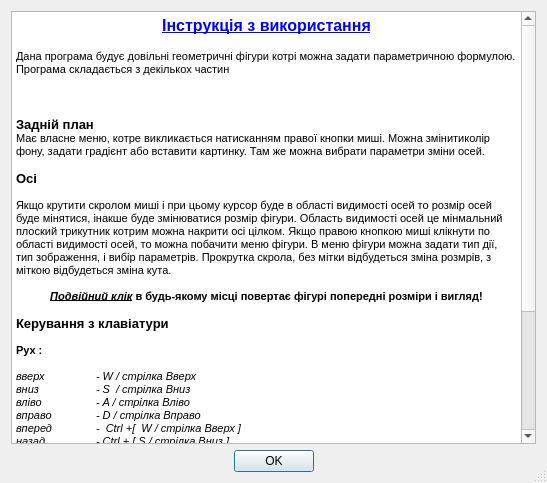
<?xml version="1.0" encoding="UTF-8"?>
<ui version="4.0">
 <class>Dialog</class>
 <widget class="QDialog" name="Dialog">
  <property name="windowModality">
   <enum>Qt::ApplicationModal</enum>
  </property>
  <property name="enabled">
   <bool>true</bool>
  </property>
  <property name="geometry">
   <rect>
    <x>0</x>
    <y>0</y>
    <width>547</width>
    <height>483</height>
   </rect>
  </property>
  <property name="sizePolicy">
   <sizepolicy hsizetype="Fixed" vsizetype="Fixed">
    <horstretch>0</horstretch>
    <verstretch>0</verstretch>
   </sizepolicy>
  </property>
  <property name="font">
   <font>
    <stylestrategy>PreferAntialias</stylestrategy>
    <kerning>true</kerning>
   </font>
  </property>
  <property name="cursor">
   <cursorShape>ArrowCursor</cursorShape>
  </property>
  <property name="mouseTracking">
   <bool>true</bool>
  </property>
  <property name="focusPolicy">
   <enum>Qt::ClickFocus</enum>
  </property>
  <property name="contextMenuPolicy">
   <enum>Qt::NoContextMenu</enum>
  </property>
  <property name="acceptDrops">
   <bool>false</bool>
  </property>
  <property name="windowTitle">
   <string>Довідка</string>
  </property>
  <property name="whatsThis">
   <string>&lt;!DOCTYPE HTML PUBLIC &quot;-//W3C//DTD HTML 4.0//EN&quot; &quot;http://www.w3.org/TR/REC-html40/strict.dtd&quot;&gt;
&lt;html&gt;&lt;head&gt;&lt;meta name=&quot;qrichtext&quot; content=&quot;1&quot; /&gt;&lt;style type=&quot;text/css&quot;&gt;
p, li { white-space: pre-wrap; }
&lt;/style&gt;&lt;/head&gt;&lt;body style=&quot; font-family:'MS Shell Dlg 2'; font-size:8.25pt; font-weight:400; font-style:normal;&quot;&gt;
&lt;p style=&quot; margin-top:0px; margin-bottom:0px; margin-left:0px; margin-right:0px; -qt-block-indent:0; text-indent:0px;&quot;&gt;&lt;span style=&quot; font-weight:600;&quot;&gt;ABOUT ME!&lt;/span&gt;&lt;/p&gt;&lt;/body&gt;&lt;/html&gt;</string>
  </property>
  <property name="autoFillBackground">
   <bool>true</bool>
  </property>
  <property name="sizeGripEnabled">
   <bool>true</bool>
  </property>
  <property name="modal">
   <bool>true</bool>
  </property>
  <layout class="QGridLayout" name="gridLayout">
   <item row="1" column="0">
    <spacer name="horizontalSpacer">
     <property name="orientation">
      <enum>Qt::Horizontal</enum>
     </property>
     <property name="sizeHint" stdset="0">
      <size>
       <width>40</width>
       <height>20</height>
      </size>
     </property>
    </spacer>
   </item>
   <item row="1" column="1">
    <widget class="QPushButton" name="pushButton">
     <property name="whatsThis">
      <string>Press this to continue.</string>
     </property>
     <property name="text">
      <string>OK</string>
     </property>
    </widget>
   </item>
   <item row="1" column="2">
    <spacer name="horizontalSpacer_2">
     <property name="orientation">
      <enum>Qt::Horizontal</enum>
     </property>
     <property name="sizeHint" stdset="0">
      <size>
       <width>40</width>
       <height>20</height>
      </size>
     </property>
    </spacer>
   </item>
   <item row="0" column="0" colspan="3">
    <layout class="QHBoxLayout" name="horizontalLayout">
     <item>
      <widget class="QTextBrowser" name="textBrowser">
       <property name="html">
        <string>&lt;!DOCTYPE HTML PUBLIC &quot;-//W3C//DTD HTML 4.0//EN&quot; &quot;http://www.w3.org/TR/REC-html40/strict.dtd&quot;&gt;
&lt;html&gt;&lt;head&gt;&lt;meta name=&quot;qrichtext&quot; content=&quot;1&quot; /&gt;&lt;style type=&quot;text/css&quot;&gt;
p, li { white-space: pre-wrap; }
&lt;/style&gt;&lt;/head&gt;&lt;body style=&quot; font-family:'MS Shell Dlg 2'; font-size:8.25pt; font-weight:400; font-style:normal;&quot;&gt;
&lt;p align=&quot;center&quot; style=&quot; margin-top:0px; margin-bottom:0px; margin-left:0px; margin-right:0px; -qt-block-indent:0; text-indent:0px;&quot;&gt;&lt;span style=&quot; font-size:12pt; font-weight:600; text-decoration: underline; color:#0000ff;&quot;&gt;Інструкція з використання&lt;/span&gt;&lt;/p&gt;
&lt;p align=&quot;center&quot; style=&quot;-qt-paragraph-type:empty; margin-top:0px; margin-bottom:0px; margin-left:0px; margin-right:0px; -qt-block-indent:0; text-indent:0px; font-size:10pt; font-weight:600; color:#0000ff;&quot;&gt;&lt;br /&gt;&lt;/p&gt;
&lt;p style=&quot; margin-top:0px; margin-bottom:0px; margin-left:0px; margin-right:0px; -qt-block-indent:0; text-indent:0px;&quot;&gt;&lt;span style=&quot; font-size:8pt;&quot;&gt;Дана програма будує довільні геометричні фігури котрі можна задати параметричною формулою.&lt;/span&gt;&lt;/p&gt;
&lt;p style=&quot; margin-top:0px; margin-bottom:0px; margin-left:0px; margin-right:0px; -qt-block-indent:0; text-indent:0px;&quot;&gt;&lt;span style=&quot; font-size:8pt;&quot;&gt;Програма складається з декількох частин&lt;/span&gt;&lt;/p&gt;
&lt;p style=&quot;-qt-paragraph-type:empty; margin-top:0px; margin-bottom:0px; margin-left:0px; margin-right:0px; -qt-block-indent:0; text-indent:0px; font-size:8pt; color:#000000;&quot;&gt;&lt;br /&gt;&lt;/p&gt;
&lt;p style=&quot;-qt-paragraph-type:empty; margin-top:0px; margin-bottom:0px; margin-left:0px; margin-right:0px; -qt-block-indent:0; text-indent:0px; font-size:8pt;&quot;&gt;&lt;br /&gt;&lt;/p&gt;
&lt;p style=&quot; margin-top:0px; margin-bottom:0px; margin-left:0px; margin-right:0px; -qt-block-indent:0; text-indent:0px;&quot;&gt;&lt;span style=&quot; font-size:10pt; font-weight:600; color:#000000;&quot;&gt;&lt;br /&gt;Задній план &lt;/span&gt;&lt;/p&gt;
&lt;p style=&quot; margin-top:0px; margin-bottom:0px; margin-left:0px; margin-right:0px; -qt-block-indent:0; text-indent:0px;&quot;&gt;&lt;span style=&quot; font-size:8pt; color:#000000;&quot;&gt;Має власне меню, котре викликається натисканням правої кнопки миші. Можна змінитиколір фону, задати градієнт або вставити картинку. Там же можна вибрати параметри зміни осей.&lt;/span&gt;&lt;/p&gt;
&lt;p style=&quot;-qt-paragraph-type:empty; margin-top:0px; margin-bottom:0px; margin-left:0px; margin-right:0px; -qt-block-indent:0; text-indent:0px; font-size:8pt; color:#000000;&quot;&gt;&lt;br /&gt;&lt;/p&gt;
&lt;p style=&quot; margin-top:0px; margin-bottom:0px; margin-left:0px; margin-right:0px; -qt-block-indent:0; text-indent:0px;&quot;&gt;&lt;span style=&quot; font-size:10pt; font-weight:600; color:#000000;&quot;&gt;Осі&lt;/span&gt;&lt;/p&gt;
&lt;p style=&quot;-qt-paragraph-type:empty; margin-top:0px; margin-bottom:0px; margin-left:0px; margin-right:0px; -qt-block-indent:0; text-indent:0px; font-size:8pt; font-weight:600; color:#000000;&quot;&gt;&lt;br /&gt;&lt;/p&gt;
&lt;p style=&quot; margin-top:0px; margin-bottom:0px; margin-left:0px; margin-right:0px; -qt-block-indent:0; text-indent:0px;&quot;&gt;&lt;span style=&quot; font-size:8pt; color:#000000;&quot;&gt;Якщо крутити скролом миші і при цьому курсор буде в області видимості осей то розмір осей буде мінятися, інакше буде змінюватися розмір фігури. Область видимості осей це мінмальний плоский трикутник котрим можна накрити осі цілком. Якщо правою кнопкою миші клікнути по області видимості осей, то можна побачити меню фігури. В меню фігури можна задати тип дії, тип зображення, і вибір параметрів. Прокрутка скрола, без мітки відбудеться зміна розмрів, з міткою відбудеться зміна кута.&lt;/span&gt;&lt;/p&gt;
&lt;p style=&quot;-qt-paragraph-type:empty; margin-top:0px; margin-bottom:0px; margin-left:0px; margin-right:0px; -qt-block-indent:0; text-indent:0px; font-size:8pt; color:#000000;&quot;&gt;&lt;br /&gt;&lt;/p&gt;
&lt;p align=&quot;center&quot; style=&quot; margin-top:0px; margin-bottom:0px; margin-left:0px; margin-right:0px; -qt-block-indent:0; text-indent:0px;&quot;&gt;&lt;span style=&quot; font-size:8pt; font-weight:600; font-style:italic; text-decoration: underline; color:#000000;&quot;&gt;Подвійний клік&lt;/span&gt;&lt;span style=&quot; font-size:8pt; font-weight:600; color:#000000;&quot;&gt; в будь-якому місці повертає фігурі попередні розміри і вигляд!&lt;/span&gt;&lt;/p&gt;
&lt;p style=&quot;-qt-paragraph-type:empty; margin-top:0px; margin-bottom:0px; margin-left:0px; margin-right:0px; -qt-block-indent:0; text-indent:0px; font-size:8pt; color:#000000;&quot;&gt;&lt;br /&gt;&lt;/p&gt;
&lt;p style=&quot; margin-top:0px; margin-bottom:0px; margin-left:0px; margin-right:0px; -qt-block-indent:0; text-indent:0px;&quot;&gt;&lt;span style=&quot; font-size:10pt; font-weight:600; color:#000000;&quot;&gt;Керування з клавіатури&lt;/span&gt;&lt;/p&gt;
&lt;p style=&quot;-qt-paragraph-type:empty; margin-top:0px; margin-bottom:0px; margin-left:0px; margin-right:0px; -qt-block-indent:0; text-indent:0px; font-size:8pt; font-weight:600; color:#000000;&quot;&gt;&lt;br /&gt;&lt;/p&gt;
&lt;p style=&quot; margin-top:0px; margin-bottom:0px; margin-left:0px; margin-right:0px; -qt-block-indent:0; text-indent:0px;&quot;&gt;&lt;span style=&quot; font-size:8pt; font-weight:600; color:#000000;&quot;&gt;Рух :&lt;/span&gt;&lt;/p&gt;
&lt;p style=&quot;-qt-paragraph-type:empty; margin-top:0px; margin-bottom:0px; margin-left:0px; margin-right:0px; -qt-block-indent:0; text-indent:0px; font-size:8pt; font-weight:600; color:#000000;&quot;&gt;&lt;br /&gt;&lt;/p&gt;
&lt;p style=&quot; margin-top:0px; margin-bottom:0px; margin-left:0px; margin-right:0px; -qt-block-indent:0; text-indent:0px;&quot;&gt;&lt;span style=&quot; font-size:8pt; font-style:italic; color:#000000;&quot;&gt;вверх 	- W / стрілка Вверх&lt;/span&gt;&lt;/p&gt;
&lt;p style=&quot; margin-top:0px; margin-bottom:0px; margin-left:0px; margin-right:0px; -qt-block-indent:0; text-indent:0px;&quot;&gt;&lt;span style=&quot; font-size:8pt; font-style:italic; color:#000000;&quot;&gt;вниз	- S  / стрілка Вниз&lt;/span&gt;&lt;/p&gt;
&lt;p style=&quot; margin-top:0px; margin-bottom:0px; margin-left:0px; margin-right:0px; -qt-block-indent:0; text-indent:0px;&quot;&gt;&lt;span style=&quot; font-size:8pt; font-style:italic; color:#000000;&quot;&gt;вліво 	- A / стрілка Вліво&lt;/span&gt;&lt;/p&gt;
&lt;p style=&quot; margin-top:0px; margin-bottom:0px; margin-left:0px; margin-right:0px; -qt-block-indent:0; text-indent:0px;&quot;&gt;&lt;span style=&quot; font-size:8pt; font-style:italic; color:#000000;&quot;&gt;вправо 	- D / стрілка Вправо&lt;/span&gt;&lt;/p&gt;
&lt;p style=&quot; margin-top:0px; margin-bottom:0px; margin-left:0px; margin-right:0px; -qt-block-indent:0; text-indent:0px;&quot;&gt;&lt;span style=&quot; font-size:8pt; font-style:italic; color:#000000;&quot;&gt;вперед 	-  Ctrl +[  W / стрілка Вверх ]&lt;/span&gt;&lt;/p&gt;
&lt;p style=&quot; margin-top:0px; margin-bottom:0px; margin-left:0px; margin-right:0px; -qt-block-indent:0; text-indent:0px;&quot;&gt;&lt;span style=&quot; font-size:8pt; font-style:italic; color:#000000;&quot;&gt;назад	- Ctrl + [ S / стрілка Вниз ]&lt;/span&gt;&lt;/p&gt;
&lt;p style=&quot;-qt-paragraph-type:empty; margin-top:0px; margin-bottom:0px; margin-left:0px; margin-right:0px; -qt-block-indent:0; text-indent:0px; font-size:8pt; font-style:italic; color:#000000;&quot;&gt;&lt;br /&gt;&lt;/p&gt;
&lt;p style=&quot; margin-top:0px; margin-bottom:0px; margin-left:0px; margin-right:0px; -qt-block-indent:0; text-indent:0px;&quot;&gt;&lt;span style=&quot; font-size:8pt; font-weight:600; color:#000000;&quot;&gt;Повороти:&lt;/span&gt;&lt;/p&gt;
&lt;p style=&quot;-qt-paragraph-type:empty; margin-top:0px; margin-bottom:0px; margin-left:0px; margin-right:0px; -qt-block-indent:0; text-indent:0px; font-size:8pt; font-weight:600; font-style:italic; color:#000000;&quot;&gt;&lt;br /&gt;&lt;/p&gt;
&lt;p style=&quot; margin-top:0px; margin-bottom:0px; margin-left:0px; margin-right:0px; -qt-block-indent:0; text-indent:0px;&quot;&gt;&lt;span style=&quot; font-size:8pt; font-style:italic; color:#000000;&quot;&gt;вверх 	- Shift + стрілка Вверх&lt;/span&gt;&lt;/p&gt;
&lt;p style=&quot; margin-top:0px; margin-bottom:0px; margin-left:0px; margin-right:0px; -qt-block-indent:0; text-indent:0px;&quot;&gt;&lt;span style=&quot; font-size:8pt; font-style:italic; color:#000000;&quot;&gt;вниз 	- Shift + Sстрілка Вниз &lt;/span&gt;&lt;/p&gt;
&lt;p style=&quot; margin-top:0px; margin-bottom:0px; margin-left:0px; margin-right:0px; -qt-block-indent:0; text-indent:0px;&quot;&gt;&lt;span style=&quot; font-size:8pt; font-style:italic; color:#000000;&quot;&gt;вліво 	- Shift +  стрілка Вліво&lt;/span&gt;&lt;/p&gt;
&lt;p style=&quot; margin-top:0px; margin-bottom:0px; margin-left:0px; margin-right:0px; -qt-block-indent:0; text-indent:0px;&quot;&gt;&lt;span style=&quot; font-size:8pt; font-style:italic; color:#000000;&quot;&gt;вправо 	- Shift + стрілка Вправо&lt;/span&gt;&lt;/p&gt;
&lt;p style=&quot;-qt-paragraph-type:empty; margin-top:0px; margin-bottom:0px; margin-left:0px; margin-right:0px; -qt-block-indent:0; text-indent:0px; font-size:8pt; font-style:italic; color:#000000;&quot;&gt;&lt;br /&gt;&lt;/p&gt;
&lt;p style=&quot; margin-top:0px; margin-bottom:0px; margin-left:0px; margin-right:0px; -qt-block-indent:0; text-indent:0px;&quot;&gt;&lt;span style=&quot; font-size:8pt; font-weight:600; color:#000000;&quot;&gt;Розпастися по гранях:  &lt;/span&gt;&lt;span style=&quot; font-size:8pt; font-style:italic; color:#000000;&quot;&gt;Esc&lt;/span&gt;&lt;/p&gt;
&lt;p style=&quot;-qt-paragraph-type:empty; margin-top:0px; margin-bottom:0px; margin-left:0px; margin-right:0px; -qt-block-indent:0; text-indent:0px; font-size:8pt; color:#000000;&quot;&gt;&lt;br /&gt;&lt;/p&gt;
&lt;p style=&quot; margin-top:0px; margin-bottom:0px; margin-left:0px; margin-right:0px; -qt-block-indent:0; text-indent:0px;&quot;&gt;&lt;span style=&quot; font-size:8pt; color:#000000;&quot;&gt;(&lt;/span&gt;&lt;span style=&quot; font-size:8pt; font-weight:600; font-style:italic; color:#aa0000;&quot;&gt;Увага!  Дія необоротна!&lt;/span&gt;&lt;span style=&quot; font-size:8pt; font-weight:600; font-style:italic; color:#000000;&quot;&gt; &lt;/span&gt;&lt;span style=&quot; font-size:8pt; color:#000000;&quot;&gt;)&lt;/span&gt;&lt;/p&gt;
&lt;p style=&quot;-qt-paragraph-type:empty; margin-top:0px; margin-bottom:0px; margin-left:0px; margin-right:0px; -qt-block-indent:0; text-indent:0px; font-size:8pt; color:#000000;&quot;&gt;&lt;br /&gt;&lt;/p&gt;
&lt;p style=&quot;-qt-paragraph-type:empty; margin-top:0px; margin-bottom:0px; margin-left:0px; margin-right:0px; -qt-block-indent:0; text-indent:0px; font-size:8pt; font-weight:600; color:#000000;&quot;&gt;&lt;br /&gt;&lt;/p&gt;&lt;/body&gt;&lt;/html&gt;</string>
       </property>
      </widget>
     </item>
    </layout>
   </item>
  </layout>
 </widget>
 <resources/>
 <connections>
  <connection>
   <sender>pushButton</sender>
   <signal>clicked()</signal>
   <receiver>Dialog</receiver>
   <slot>accept()</slot>
   <hints>
    <hint type="sourcelabel">
     <x>187</x>
     <y>141</y>
    </hint>
    <hint type="destinationlabel">
     <x>292</x>
     <y>138</y>
    </hint>
   </hints>
  </connection>
 </connections>
</ui>
